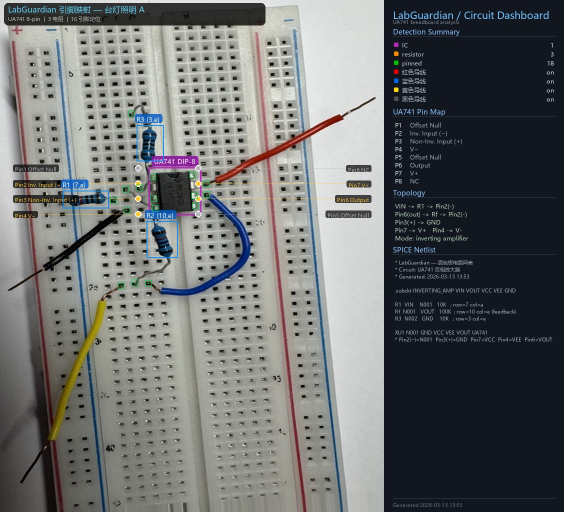
#> input picture demo_output/best_full_report.jpg, 1128 x 1024 px (shown at 1/2 size)
$ python -i generate_demo.py   (imports and definitions only)
#> lines starting #> are read from the running program, lines starting #| are printed output that depends on the picture; after the words box and inside, x2 and y2 are one past the last pixel; in counts of white or black regions, pixels touching at a corner belong together
#> further down, picture is the input picture: shape (1024, 1128, 3); mean B, G, R 110, 109.9, 108
#!/usr/bin/env python3
"""
generate_demo.py — LabGuardian 面包板电路识别演示图生成器

从真实照片生成计划书所需的全部演示素材:
  demo_output/
    img{N}_detection.jpg     — 元件检测标注图 (带置信度)
    img{N}_pin_mapping.jpg   — 引脚逻辑坐标映射图
    best_topology.jpg        — 电路拓扑连接图 (最佳图)
    best_full_report.jpg     — 完整分析报告 (图+侧面板)
    netlist.txt              — 电气网表
    report.txt               — 完整识别报告

使用: D:\\anaconda3\\python.exe generate_demo.py
"""

import cv2
import numpy as np
from pathlib import Path
from datetime import datetime
from PIL import Image as PILImage, ImageDraw, ImageFont

# ═══════════════════════════════════════════════════════════════════════
#  配置
# ═══════════════════════════════════════════════════════════════════════

MODEL_PATH = Path(r"D:\desktop\LabGuardian-Server-main\LabGuardian-Server-main\models\unit_v1_yolov8s_960.pt")

IMAGE_PATHS = [
    Path(r"C:\Users\lenovo\.cursor\projects\d-desktop-anomalib\assets\c__Users_lenovo_AppData_Roaming_Cursor_User_workspaceStorage_8d2926e46fc7108f7f4a70c151243bef_images_scene4_fluorescent_01-8bfd8de8-636d-46f2-97f6-7ee528875f65.png"),
    Path(r"C:\Users\lenovo\.cursor\projects\d-desktop-anomalib\assets\c__Users_lenovo_AppData_Roaming_Cursor_User_workspaceStorage_8d2926e46fc7108f7f4a70c151243bef_images_scene4_desk_lamp_08-f25270ff-7f84-45c8-8a22-65d5beb01851.png"),
    Path(r"C:\Users\lenovo\.cursor\projects\d-desktop-anomalib\assets\c__Users_lenovo_AppData_Roaming_Cursor_User_workspaceStorage_8d2926e46fc7108f7f4a70c151243bef_images_scene4_desk_lamp_02-f69034bb-0dd4-4d94-86dc-00cf7802707a.png"),
]

IMAGE_LABELS = ["荧光灯照明", "台灯照明 A", "台灯照明 B"]

OUT_DIR = Path(r"D:\desktop\LabGuardian-Server-main\LabGuardian-Server-main\demo_output")

CONF_THRESHOLD = 0.15
YOLO_IMGSZ = 960

# UA741 DIP-8 引脚定义
UA741_PINS = {
    1: "Offset Null",
    2: "Inv. Input (−)",
    3: "Non-Inv. Input (+)",
    4: "V−",
    5: "Offset Null",
    6: "Output",
    7: "V+",
    8: "NC",
}

# 色彩方案 (BGR)
PALETTE = {
    "IC":           (180, 40, 180),
    "resistor":     (0, 140, 255),
    "capacitor":    (200, 200, 0),
    "led":          (0, 220, 100),
    "diode":        (0, 180, 255),
    "pinned":       (0, 190, 0),
    "Line_area":    (80, 80, 240),
    "Breadboard":   (180, 180, 180),
    "potentiometer": (255, 180, 0),
}

PALETTE_RGB = {k: (b, g, r) for k, (r, g, b) in PALETTE.items()}

FONT_PATH = "C:/Windows/Fonts/msyh.ttc"


# ═══════════════════════════════════════════════════════════════════════
#  面包板网格估算器
# ═══════════════════════════════════════════════════════════════════════

class BreadboardGrid:
    """从 IC 和引脚检测结果估算面包板逻辑网格"""

    COL_NAMES = list("abcdefghij")
    ROWS_TOTAL = 63
    COLS_LEFT = list("abcde")
    COLS_RIGHT = list("fghij")

    # [64 lines left out: functions __init__, pixel_to_logic, logic_to_pixel, get_ic_pin_pixels, not called in this run]


# ═══════════════════════════════════════════════════════════════════════
#  HSV 导线颜色检测
# ═══════════════════════════════════════════════════════════════════════

WIRE_HSV_RANGES = {
    "红色导线": [((0, 80, 80), (10, 255, 255)), ((170, 80, 80), (180, 255, 255))],
    "蓝色导线": [((100, 80, 50), (130, 255, 255))],
    "黄色导线": [((20, 80, 80), (35, 255, 255))],
    "黑色导线": [((0, 0, 0), (180, 80, 50))],
}


# [16 lines left out: function detect_wires_hsv, not called in this run]


WIRE_DRAW_COLOR = {
    "红色导线": (0, 0, 230),
    "蓝色导线": (230, 100, 0),
    "黄色导线": (0, 220, 255),
    "黑色导线": (80, 80, 80),
}


# ═══════════════════════════════════════════════════════════════════════
#  透视校正
# ═══════════════════════════════════════════════════════════════════════

def order_quad_points(pts):
    """将四边形顶点整理为 tl, tr, br, bl 顺序"""
    pts = np.asarray(pts, dtype=np.float32)
    s = pts.sum(axis=1)
    diff = np.diff(pts, axis=1).reshape(-1)
    tl = pts[np.argmin(s)]
    br = pts[np.argmax(s)]
    tr = pts[np.argmin(diff)]
    bl = pts[np.argmax(diff)]
    return np.array([tl, tr, br, bl], dtype=np.float32)


def rectify_breadboard_view(image_bgr):
    """基于面包板主轮廓做轻度透视拉正，改善演示图观感"""
    h, w = image_bgr.shape[:2]
    gray = cv2.cvtColor(image_bgr, cv2.COLOR_BGR2GRAY)
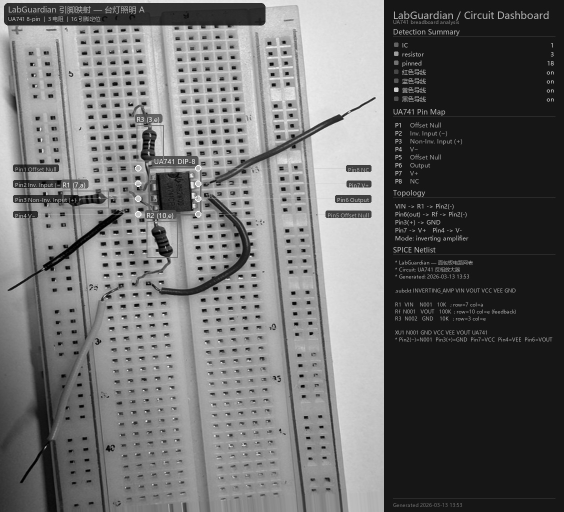
#> gray: shape (1024, 1128) (shown at 1/2 size); min 0, max 255, mean 109.4
    blur = cv2.GaussianBlur(gray, (5, 5), 0)

    blackhat = cv2.morphologyEx(
        blur,
        cv2.MORPH_BLACKHAT,
        cv2.getStructuringElement(cv2.MORPH_RECT, (15, 15)),
    )
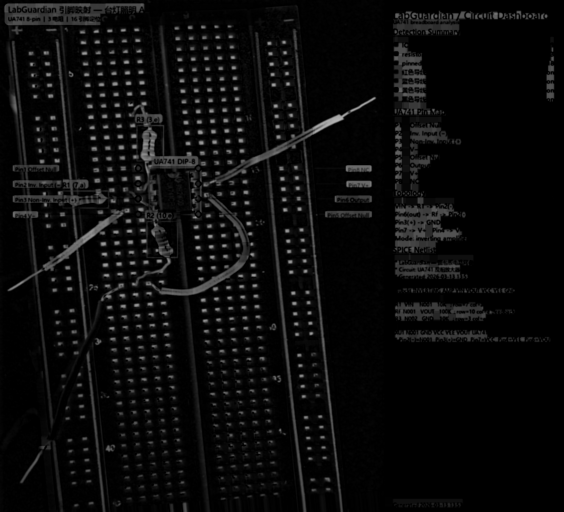
#> blackhat: shape (1024, 1128) (shown at 1/2 size); min 0, max 180, mean 10.9
    _, mask = cv2.threshold(blackhat, 18, 255, cv2.THRESH_BINARY)
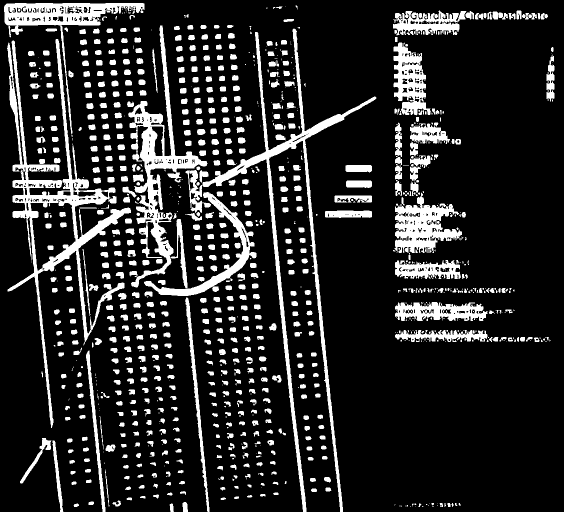
#> mask: shape (1024, 1128) (shown at 1/2 size); 15.9% white; 1112 white regions (433 under 20 px), largest, box (x1, y1, x2, y2) and area: (14, 78, 262, 856) 23045, (405, 57, 753, 1024) 18099, (256, 51, 415, 576) 16818
    mask = cv2.morphologyEx(
        mask,
        cv2.MORPH_CLOSE,
        cv2.getStructuringElement(cv2.MORPH_RECT, (31, 31)),
        iterations=2,
    )
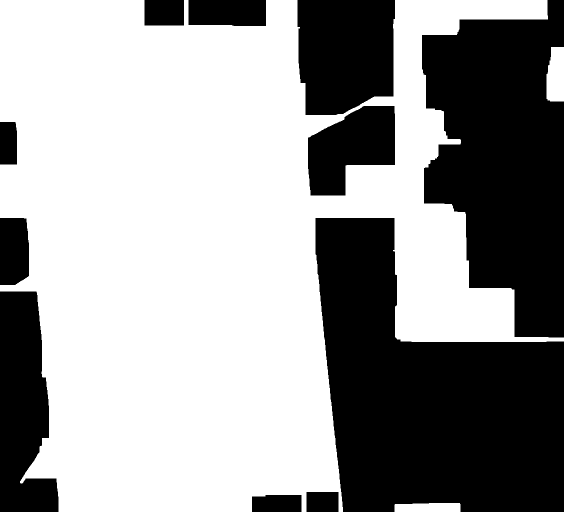
#> mask: shape (1024, 1128) (shown at 1/2 size); 60.4% white; 11 black regions, largest, box (x1, y1, x2, y2) and area: (631, 436, 1128, 1024) 192119, (844, 0, 1128, 675) 137367, (595, 0, 790, 230) 40251
    mask = cv2.dilate(
        mask,
        cv2.getStructuringElement(cv2.MORPH_RECT, (21, 21)),
        iterations=1,
    )
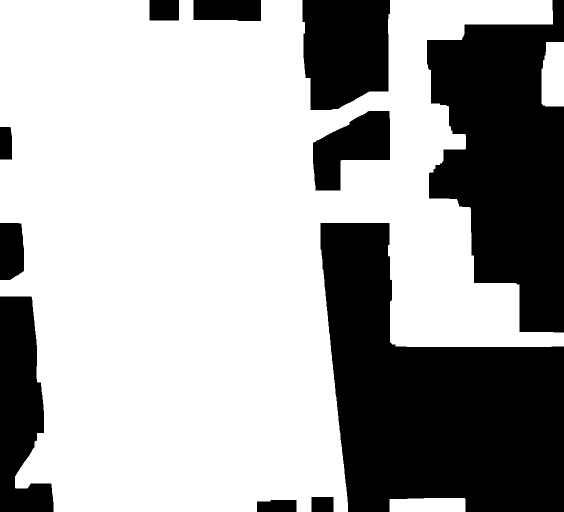
#> mask: shape (1024, 1128) (shown at 1/2 size); 65.7% white; 11 black regions

    contours, _ = cv2.findContours(mask, cv2.RETR_EXTERNAL, cv2.CHAIN_APPROX_SIMPLE)
#> contours = 3 contours; box (x1, y1, x2, y2) and area: (0, 0, 1128, 1024) 760744, (1083, 84, 1128, 213) 5274, (779, 996, 931, 1024) 3971
    best_contour = None
    best_score = -1.0
    image_center_x = w * 0.5

    for cnt in contours:
        area = cv2.contourArea(cnt)
        if area < w * h * 0.08:
            continue
        x, y, bw, bh = cv2.boundingRect(cnt)
        if bh < h * 0.55 or bw < w * 0.25:
            continue
        aspect_score = min(bh / max(bw, 1), 4.5)
        center_penalty = abs((x + bw * 0.5) - image_center_x) / w
        score = area / (w * h) + aspect_score - center_penalty * 2.0
        if score > best_score:
            best_score = score
            best_contour = cnt
#> this loop made 3 passes
#> (area, x, y, bw, bh, aspect_score, center_penalty, score) on pass 3: (760744, 0, 0, 1128, 1024, 0.908, 0, 1.57)
#> after the loop, best_contour = contour of 534 points, box (x1, y1, x2, y2) (0, 0, 1128, 1024), area 760744; best_score = 1.57

    if best_contour is None:
        return image_bgr, None

    rect = cv2.minAreaRect(best_contour)
#> rect = ((563.5, 511.5), (1023, 1127), -90)
    src_quad = order_quad_points(cv2.boxPoints(rect))
#> in order_quad_points, `pts = np.asarray(pts, dtype=np.float32)`: pts = [[1127, 1023], [-3.13e-14, 1023], [0, 0], [1127, 0]]
#> in order_quad_points, `s = pts.sum(axis=1)`: s = [2150, 1023, 0, 1127]
#> in order_quad_points, `diff = np.diff(pts, axis=1).reshape(-1)`: diff = [-104, 1023, 0, -1127]
#> in order_quad_points, `tl = pts[np.argmin(s)]`: tl = [0, 0]
#> in order_quad_points, `br = pts[np.argmax(s)]`: br = [1127, 1023]
#> in order_quad_points, `tr = pts[np.argmin(diff)]`: tr = [1127, 0]
#> in order_quad_points, `bl = pts[np.argmax(diff)]`: bl = [-3.13e-14, 1023]
#> src_quad = [[0, 0], [1127, 0], [1127, 1023], [-3.13e-14, 1023]]

    width_a = np.linalg.norm(src_quad[2] - src_quad[3])
#> width_a = 1127
    width_b = np.linalg.norm(src_quad[1] - src_quad[0])
#> width_b = 1127
    height_a = np.linalg.norm(src_quad[1] - src_quad[2])
#> height_a = 1023
    height_b = np.linalg.norm(src_quad[0] - src_quad[3])
#> height_b = 1023
    dst_w = int(max(width_a, width_b))
#> dst_w = 1127
    dst_h = int(max(height_a, height_b))
#> dst_h = 1023

    if dst_w < w * 0.25 or dst_h < h * 0.55:
        return image_bgr, None

    dst_quad = np.array(
        [[0, 0], [dst_w - 1, 0], [dst_w - 1, dst_h - 1], [0, dst_h - 1]],
        dtype=np.float32,
    )
#> dst_quad = [[0, 0], [1126, 0], [1126, 1022], [0, 1022]]
    matrix = cv2.getPerspectiveTransform(src_quad, dst_quad)
#> matrix = [[0.999, 3.06e-17, 0], [0, 0.999, 0], [0, 2.72e-20, 1]]
    warped = cv2.warpPerspective(
        image_bgr,
        matrix,
        (dst_w, dst_h),
        flags=cv2.INTER_CUBIC,
        borderMode=cv2.BORDER_REPLICATE,
    )
    warped = cv2.resize(warped, (w, h), interpolation=cv2.INTER_CUBIC)
#> warped: shape (1024, 1128, 3)
    return warped, {"src_quad": src_quad.tolist(), "rectified_size": (dst_w, dst_h)}


# ═══════════════════════════════════════════════════════════════════════
#  绘图工具
# ═══════════════════════════════════════════════════════════════════════

# [5 lines left out: function load_font, not called in this run]


def cv2_to_pil(bgr):
    return PILImage.fromarray(cv2.cvtColor(bgr, cv2.COLOR_BGR2RGB))


def pil_to_cv2(pil_img):
    return cv2.cvtColor(np.array(pil_img), cv2.COLOR_RGB2BGR)


def draw_rounded_rect(draw, xy, fill, outline, radius=6, width=2):
    x1, y1, x2, y2 = xy
    draw.rounded_rectangle(xy, radius=radius, fill=fill, outline=outline, width=width)


# [563 lines left out: functions draw_anchor_marker, draw_detection_box, draw_pin_marker, draw_ic_pins, create_info_panel, generate_netlist and 1 more, not called in this run]


# [2 lines not run here, left out]

>>> import cv2
>>> picture = cv2.imread('demo_output/best_full_report.jpg')
>>> result = rectify_breadboard_view(picture)

$ run again, on demo_output/img0_detection.jpg
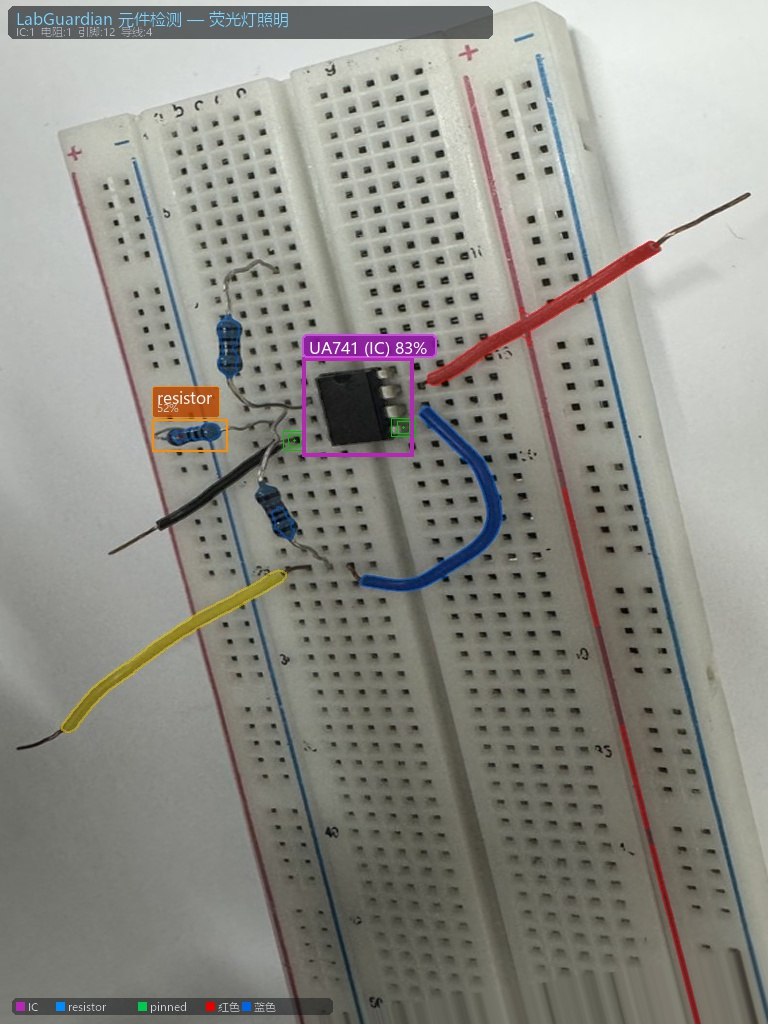
#> input picture demo_output/img0_detection.jpg, 768 x 1024 px
#> picture is the input picture: shape (1024, 768, 3); mean B, G, R 135.5, 142.3, 142.9
#> in rectify_breadboard_view, `_, mask = cv2.threshold(blackhat, 18, 255, cv2.THRESH_BINARY)`:
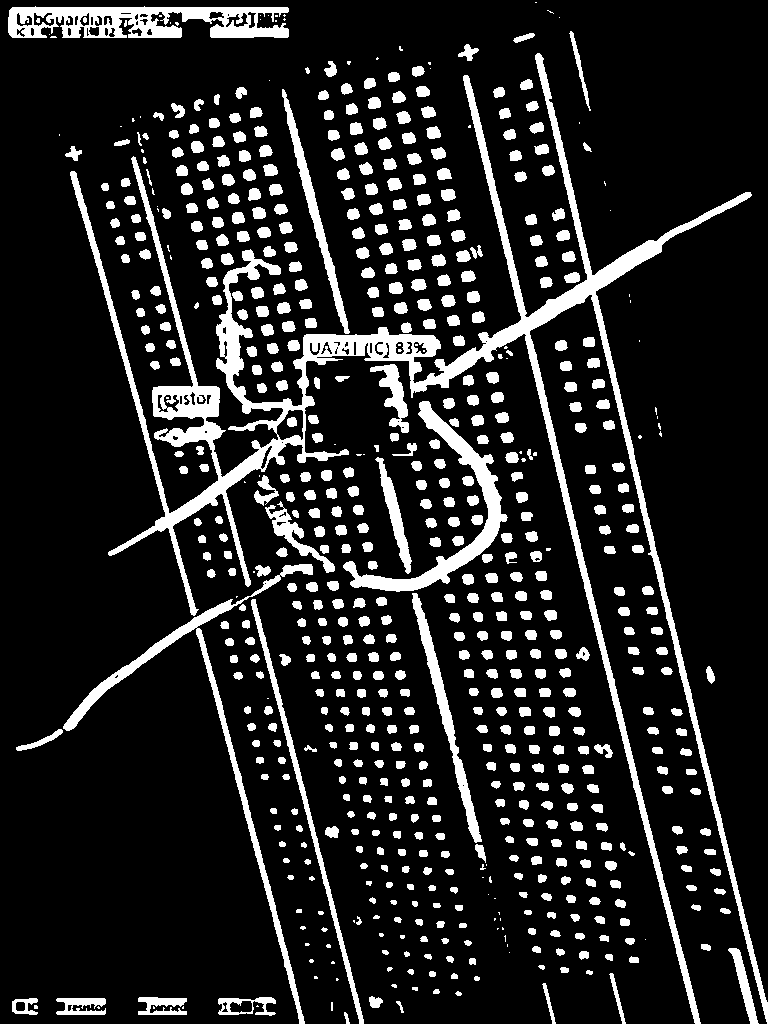
#> mask: shape (1024, 768); 14.2% white; 693 white regions (96 under 20 px), largest, box (x1, y1, x2, y2) and area: (70, 53, 768, 1024) 34406, (8, 6, 289, 38) 5838, (63, 564, 313, 1024) 4827
#> in rectify_breadboard_view, `mask = cv2.dilate( mask, cv2.getStructuringElement(cv2.MORPH_RECT, (21..`:
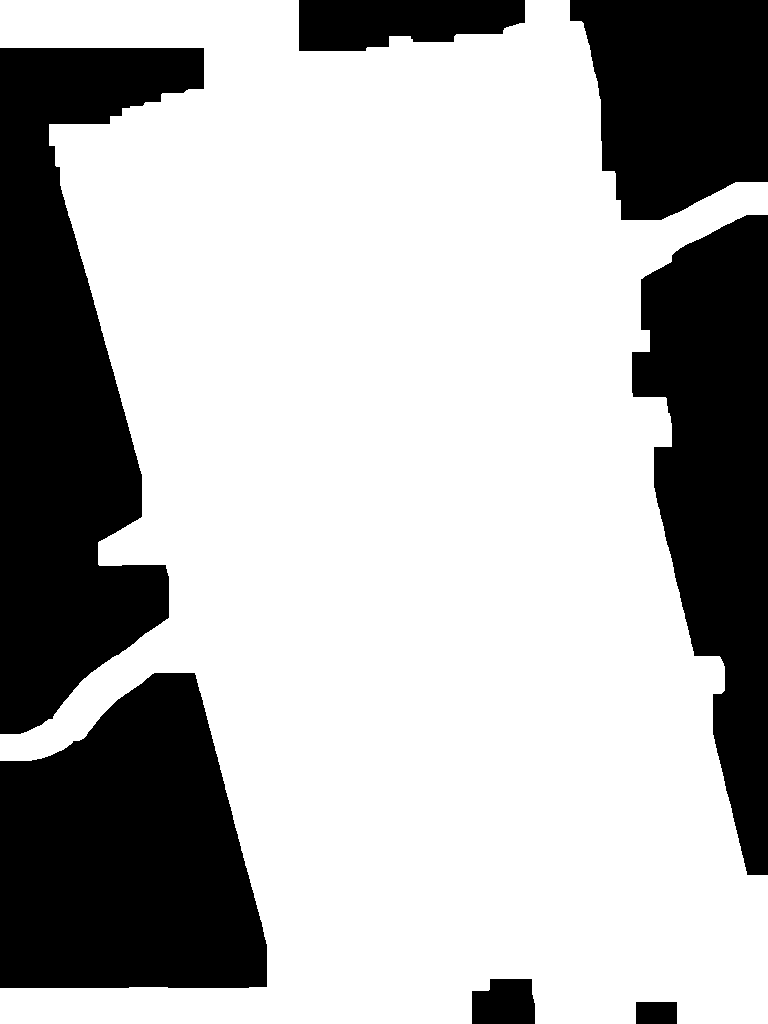
#> mask: shape (1024, 768); 68.9% white; 7 black regions
#> contours = 1 contour; box (x1, y1, x2, y2) and area: (0, 0, 768, 1024) 539548
#> the loop in rectify_breadboard_view, `for cnt in contours:` made 1 pass
#> (area, x, y, bw, bh, aspect_score, center_penalty, score) on pass 1: (539548.5, 0, 0, 768, 1024, 1.33, 0, 2.02)
#> after the loop in rectify_breadboard_view, `for cnt in contours:`: best_contour = contour of 1022 points, box (x1, y1, x2, y2) (0, 0, 768, 1024), area 539548; best_score = 2.02
#> rect = ((383.5, 511.5), (1023, 767), -90)
#> pts = [[767, 1023], [-3.13e-14, 1023], [0, 0], [767, 0]]
#> s = [1790, 1023, 0, 767]
#> diff = [256, 1023, 0, -767]
#> tl = [0, 0]
#> br = [767, 1023]
#> tr = [767, 0]
#> bl = [-3.13e-14, 1023]
#> src_quad = [[0, 0], [767, 0], [767, 1023], [-3.13e-14, 1023]]
#> width_a = 767
#> height_a = 1023
#> dst_w = 767
#> dst_h = 1023
#> dst_quad = [[0, 0], [766, 0], [766, 1022], [0, 1022]]
#> matrix = [[0.999, 3.06e-17, 0], [0, 0.999, 0], [0, 3.99e-20, 1]]
